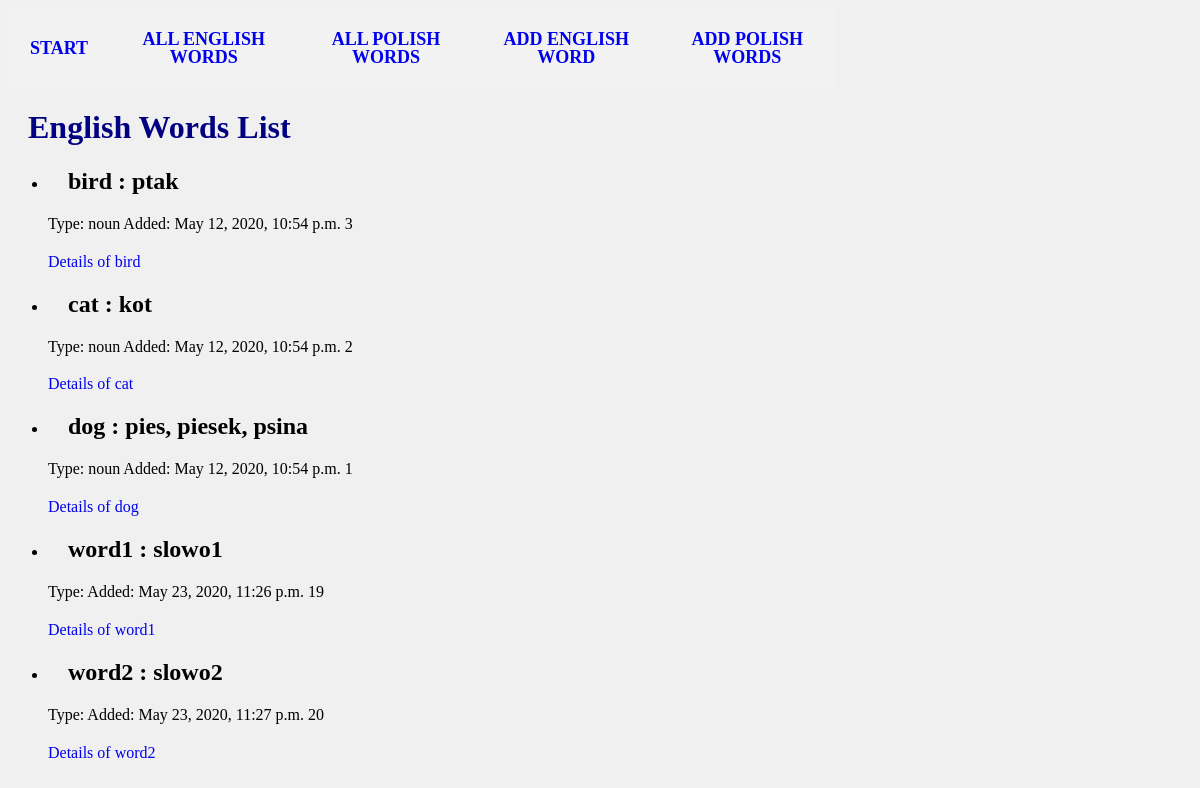
/wordslearn/englishwords/, run on an earlier commit of the app's database.
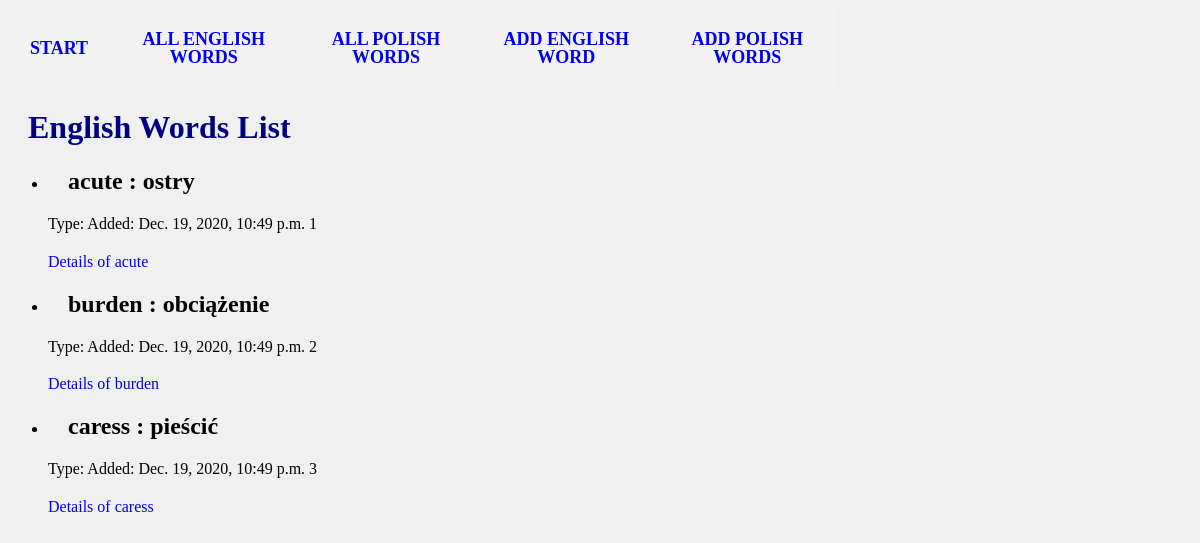
And on a later commit of the database.
### wordslearn/models.py (models this page shows, shortened)
class Word(models.Model):
    word = models.CharField(max_length=200, null=False, help_text='Enter the word')
    date_of_add = models.DateTimeField(auto_now=True, blank=True, help_text='date added')
    definition = models.CharField(max_length=200, blank=True, null=False, help_text='Enter the definition of english word')
    synonym = models.CharField(max_length=200, blank=True, null=False, help_text='Enter the synonym of english word')
    antonym = models.CharField(max_length=200, blank=True, null=False, help_text='Enter the antonym of english word')
    class Meta:
        abstract = True
        ordering = ["word"]

class WordEng(Word):
    word_type = models.CharField(max_length=30, choices=wordDefinitions.ENG_WORD_TYPES, help_text='Select type of word', blank=True)
    def display_polword(self):
        return ', '.join(str(w.word) for w in self.wordpol_set.all())
    display_polword.short_description = 'Polish Word'

class WordPol(Word):
    wordsEng = models.ManyToManyField(WordEng)
    word_type = models.CharField(max_length=30, choices=wordDefinitions.POL_WORD_TYPES, help_text='Select type of word', blank=True)
    def display_engword(self):
        """Create a string for the translation. This is required to display WordEng in Admin."""
        return ', '.join(str(w.word) for w in self.wordsEng.all())
    display_engword.short_description = 'English Word'

### wordslearn/views.py (the view)
# urls.py: path('englishwords/', views.WordEngListView.as_view(), name='englishwords'),
class WordEngListView(generic.ListView):
	model = WordEng
	paginate_by = 20
	def get_queryset(self):
		return WordEng.objects.all()
	def get_context_data(self, *, object_list=None, **kwargs):
		context = super(WordEngListView, self).get_context_data(**kwargs)
		context['some_data'] = 'This is just some data'
		return context

### wordslearn/templates/wordslearn/wordeng_list.html (shortened to what this page needs)
{% extends "base_generic.html" %}
{% block content %}
    <h1>English Words List</h1>
    {% if wordeng_list %}
        <ul>
            {% for word in wordeng_list %}
                <li>
                    <h2>{{ word.word }} : {{ word.display_polword }}</h2>
                    <p> Type: {{ word.word_type }} Added: {{ word.date_of_add }} {{ word_list.some_data }} {{word.id}} </p>
                    <a class="listlink" href="{% url 'wordslearn:detail' word.id %}">Details of {{ word.word }}</a>
                </li>
            {% endfor %}
        </ul>
    {% else %}
        <p>There are no words in the dictionary.</p>
    {% endif %}
{% endblock %}

What changed in the data, as far as the page shows it:
removed WordEng: word "word1", display_polword "slowo1", date_of_add "May 23, 2020, 11:26 p.m.", id "19"
removed WordEng: word "word2", display_polword "slowo2", date_of_add "May 23, 2020, 11:27 p.m.", id "20"
changed WordEng id 1: word "dog" → "acute"; display_polword "pies, piesek, psina" → "ostry"; date_of_add "May 12, 2020, 10:54 p.m." → "Dec. 19, 2020, 10:49 p.m."; word_type "noun" → (not shown); moves up the list
changed WordEng id 2: word "cat" → "burden"; display_polword "kot" → "obciążenie"; date_of_add "May 12, 2020, 10:54 p.m." → "Dec. 19, 2020, 10:49 p.m."; word_type "noun" → (not shown); moves down the list
changed WordEng id 3: word "bird" → "caress"; display_polword "ptak" → "pieścić"; date_of_add "May 12, 2020, 10:54 p.m." → "Dec. 19, 2020, 10:49 p.m."; word_type "noun" → (not shown)
